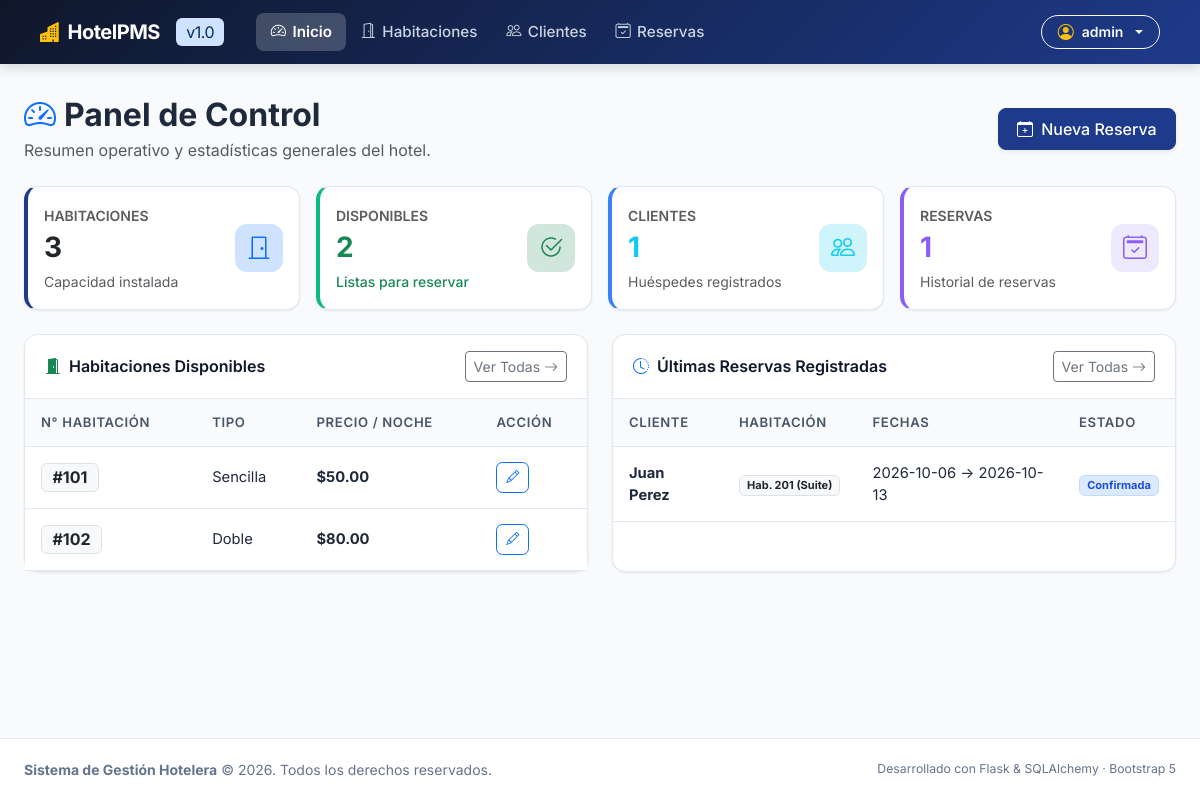
Page / (signed in) on the earlier database version.
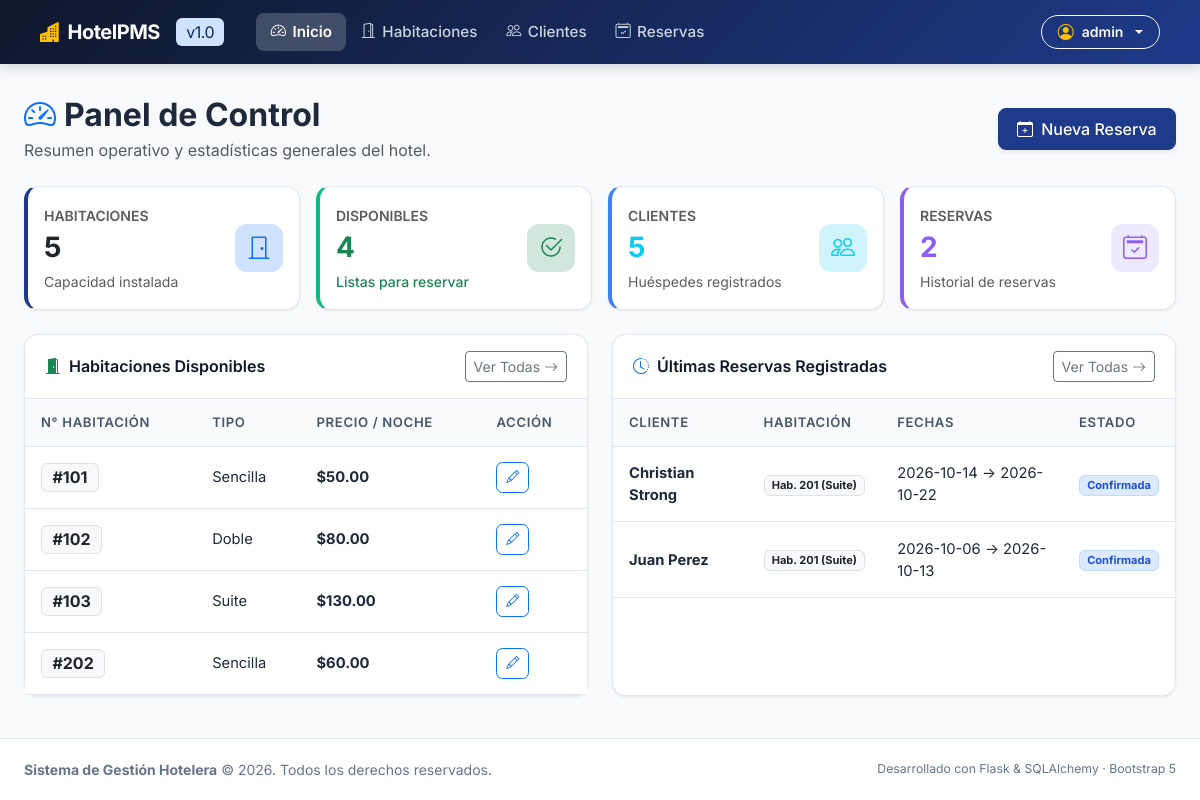
Same page on the later database version.
### app/models.py (models this page shows, shortened)
class Usuario(database.Model, UserMixin):
    __tablename__ = "usuarios"
    id: Mapped[int] = mapped_column(primary_key=True)
    username: Mapped[str] = mapped_column(String(50), unique=True, index=True)
    email: Mapped[str] = mapped_column(String(120), unique=True, index=True)
    password_hash: Mapped[str] = mapped_column(String(255))
    nombre_completo: Mapped[str | None] = mapped_column(String(100), default=None)
    rol: Mapped[str] = mapped_column(String(20), default="admin")
    fecha_creacion: Mapped[date] = mapped_column(default=date.today)

class Habitacion(database.Model):
    __tablename__ = "habitaciones"
    id: Mapped[int] = mapped_column(primary_key=True)
    numero_hab: Mapped[int] = mapped_column(unique=True)
    tipo_hab: Mapped[str] = mapped_column(String(50))
    precio_noche_hab: Mapped[float] = mapped_column()
    estado_hab: Mapped[str] = mapped_column(String(30), default="Disponible")

class Reserva(database.Model):
    __tablename__ = "reservas"
    id: Mapped[int] = mapped_column(primary_key=True)
    cliente_id: Mapped[int] = mapped_column(ForeignKey("clientes.id"))
    cliente: Mapped["Cliente"] = relationship("Cliente")
    habitacion_id: Mapped[int] = mapped_column(ForeignKey("habitaciones.id"))
    habitacion: Mapped["Habitacion"] = relationship("Habitacion")
    fecha_entrada: Mapped[date] = mapped_column()
    fecha_salida: Mapped[date] = mapped_column()
    estado: Mapped[str] = mapped_column(String(30), default="pendiente")

class Cliente(database.Model):
    __tablename__ = "clientes"
    id: Mapped[int] = mapped_column(primary_key=True)
    nombre: Mapped[str] = mapped_column(String(60))
    apellido: Mapped[str] = mapped_column(String(60))
    id_documento: Mapped[str] = mapped_column(String(30), unique=True)
    telefono: Mapped[str] = mapped_column(String(25))
    correo: Mapped[str] = mapped_column(String(120), unique=True)
    ciudad_residencia: Mapped[str | None] = mapped_column(String(80), nullable=True)
    pais_residencia: Mapped[str | None] = mapped_column(String(80), nullable=True)
    fecha_registro: Mapped[date] = mapped_column(default=date.today)

### app/routes.py (the view)
@aplicacion.route("/")
@login_required
def inicio():
    total_habitaciones = Habitacion.query.count()
    habitaciones_disponibles = Habitacion.query.filter_by(estado_hab="Disponible").count()
    total_clientes = Cliente.query.count()
    total_reservas = Reserva.query.count()
    lista_disponibles = Habitacion.query.filter_by(estado_hab="Disponible").limit(5).all()
    ultimas_reservas = Reserva.query.order_by(Reserva.id.desc()).limit(5).all()
    return render_template(
        "index.html",
        total_habitaciones=total_habitaciones,
        habitaciones_disponibles=habitaciones_disponibles,
        total_clientes=total_clientes,
        total_reservas=total_reservas,
        lista_disponibles=lista_disponibles,
        ultimas_reservas=ultimas_reservas
    )

### app/templates/index.html (shortened to what this page needs)
{% extends "base.html" %}
{% block content %}
<div class="row mb-4 align-items-center">
    <div class="col-md-8">
        <h2 class="fw-bold mb-1">
            <i class="bi bi-speedometer2 text-primary me-2"></i>Panel de Control
        </h2>
        <p class="text-muted mb-0">Resumen operativo y estadísticas generales del hotel.</p>
    </div>
    <div class="col-md-4 text-md-end mt-3 mt-md-0">
        <a href="{{ url_for('reservas') }}" class="btn btn-hotel-primary shadow-sm">
            <i class="bi bi-calendar-plus me-1"></i> Nueva Reserva
        </a>
    </div>
</div>
<div class="row g-3 mb-4">
    <div class="col-sm-6 col-xl-3">
        <div class="card card-hotel stat-card habitaciones h-100 p-3">
            <div class="d-flex align-items-center justify-content-between">
                <div>
                    <span class="text-muted small text-uppercase fw-semibold">Habitaciones</span>
                    <h3 class="fw-bold my-1 text-dark">{{ total_habitaciones }}</h3>
                    <span class="small text-muted">Capacidad instalada</span>
                </div>
                <div class="stat-icon bg-primary-subtle text-primary">
                    <i class="bi bi-door-closed"></i>
                </div>
            </div>
        </div>
    </div>
    <div class="col-sm-6 col-xl-3">
        <div class="card card-hotel stat-card disponible h-100 p-3">
            <div class="d-flex align-items-center justify-content-between">
                <div>
                    <span class="text-muted small text-uppercase fw-semibold">Disponibles</span>
                    <h3 class="fw-bold my-1 text-success">{{ habitaciones_disponibles }}</h3>
                    <span class="small text-success fw-medium">Listas para reservar</span>
                </div>
                <div class="stat-icon bg-success-subtle text-success">
                    <i class="bi bi-check2-circle"></i>
                </div>
            </div>
        </div>
    </div>
    <div class="col-sm-6 col-xl-3">
        <div class="card card-hotel stat-card clientes h-100 p-3">
            <div class="d-flex align-items-center justify-content-between">
                <div>
                    <span class="text-muted small text-uppercase fw-semibold">Clientes</span>
                    <h3 class="fw-bold my-1 text-info">{{ total_clientes }}</h3>
                    <span class="small text-muted">Huéspedes registrados</span>
                </div>
                <div class="stat-icon bg-info-subtle text-info">
                    <i class="bi bi-people"></i>
                </div>
            </div>
        </div>
    </div>
    <div class="col-sm-6 col-xl-3">
        <div class="card card-hotel stat-card reservas h-100 p-3">
            <div class="d-flex align-items-center justify-content-between">
                <div>
                    <span class="text-muted small text-uppercase fw-semibold">Reservas</span>
                    <h3 class="fw-bold my-1 text-purple" style="color: #8b5cf6;">{{ total_reservas }}</h3>
                    <span class="small text-muted">Historial de reservas</span>
                </div>
                <div class="stat-icon bg-purple-subtle text-purple" style="background-color: #ede9fe; color: #8b5cf6;">
                    <i class="bi bi-calendar2-check"></i>
                </div>
            </div>
        </div>
    </div>
</div>
<div class="row g-4 mb-4">
    <div class="col-lg-6">
        <div class="card card-hotel h-100">
            <div class="card-header">
                <span class="d-flex align-items-center gap-2">
                    <i class="bi bi-door-open-fill text-success"></i>
                    <span>Habitaciones Disponibles</span>
                </span>
                <a href="{{ url_for('habitaciones') }}" class="btn btn-sm btn-outline-secondary">
                    Ver Todas <i class="bi bi-arrow-right"></i>
                </a>
            </div>
            <div class="card-body p-0">
                <div class="table-responsive">
                    <table class="table table-hotel align-middle mb-0">
                        <thead>
                            <tr>
                                <th>N° Habitación</th>
                                <th>Tipo</th>
                                <th>Precio / Noche</th>
                                <th>Acción</th>
                            </tr>
                        </thead>
                        <tbody>
                            {% if lista_disponibles %}
                                {% for hab in lista_disponibles %}
                                <tr>
                                    <td>
                                        <span class="badge bg-light text-dark border fs-6">
                                            #{{ hab.numero_hab }}
                                        </span>
                                    </td>
                                    <td>{{ hab.tipo_hab }}</td>
                                    <td><strong>${{ "%.2f"|format(hab.precio_noche_hab) }}</strong></td>
                                    <td>
                                        <a href="{{ url_for('editar_habitacion', id=hab.id) }}" class="btn btn-outline-primary btn-sm btn-sm-action">
                                            <i class="bi bi-pencil"></i>
                                        </a>
                                    </td>
                                </tr>
                                {% endfor %}
                            {% else %}
                                <tr>
                                    <td colspan="4" class="text-center text-muted py-4">
                                        <i class="bi bi-info-circle me-1"></i> No hay habitaciones disponibles en este momento.
                                    </td>
                                </tr>
                            {% endif %}
                        </tbody>
                    </table>
                </div>
            </div>
        </div>
    </div>
    <div class="col-lg-6">
        <div class="card card-hotel h-100">
            <div class="card-header">
                <span class="d-flex align-items-center gap-2">
                    <i class="bi bi-clock-history text-primary"></i>
                    <span>Últimas Reservas Registradas</span>
                </span>
                <a href="{{ url_for('reservas') }}" class="btn btn-sm btn-outline-secondary">
                    Ver Todas <i class="bi bi-arrow-right"></i>
                </a>
            </div>
            <div class="card-body p-0">
                <div class="table-responsive">
                    <table class="table table-hotel align-middle mb-0">
                        <thead>
                            <tr>
                                <th>Cliente</th>
                                <th>Habitación</th>
                                <th>Fechas</th>
                                <th>Estado</th>
                            </tr>
                        </thead>
                        <tbody>
                            {% if ultimas_reservas %}
                                {% for res in ultimas_reservas %}
                                <tr>
                                    <td>
                                        {% if res.cliente %}
                                            <strong>{{ res.cliente.nombre }} {{ res.cliente.apellido }}</strong>
                                        {% else %}
                                            <span class="text-muted">N/D</span>
                                        {% endif %}
                                    </td>
                                    <td>
                                        {% if res.habitacion %}
                                            <span class="badge bg-light text-dark border">
                                                Hab. {{ res.habitacion.numero_hab }} ({{ res.habitacion.tipo_hab }})
                                            </span>
                                        {% else %}
                                            <span class="text-muted">N/D</span>
                                        {% endif %}
                                    </td>
                                    <td class="small">
                                        {{ res.fecha_entrada }} &rarr; {{ res.fecha_salida }}
                                    </td>
                                    <td>
                                        <span class="badge badge-{{ res.estado|lower }} text-capitalize">
                                            {{ res.estado }}
                                        </span>
                                    </td>
                                </tr>
                                {% endfor %}
                            {% else %}
                                <tr>
                                    <td colspan="4" class="text-center text-muted py-4">
                                        <i class="bi bi-calendar-x me-1"></i> No se han registrado reservas aún.
                                    </td>
                                </tr>
                            {% endif %}
                        </tbody>
                    </table>
                </div>
            </div>
        </div>
    </div>
</div>
{% endblock %}

### app/templates/base.html (shortened to what this page needs)
<!DOCTYPE html>
<html lang="es">
<head>
    <link href="https://cdn.jsdelivr.net/npm/bootstrap@5.3.3/dist/css/bootstrap.min.css" rel="stylesheet">
    <link rel="stylesheet" href="https://cdn.jsdelivr.net/npm/bootstrap-icons@1.11.3/font/bootstrap-icons.min.css">
    <link rel="stylesheet" href="{{ url_for('static', filename='style.css') }}">
</head>
<body>
    <nav class="navbar navbar-expand-lg navbar-dark navbar-hotel sticky-top">
        <div class="container-fluid px-lg-4">
            <a class="navbar-brand" href="{{ url_for('inicio') }}">
                <i class="bi bi-buildings-fill text-warning"></i>
                <span>HotelPMS</span>
                <span class="badge bg-primary-subtle text-primary-emphasis ms-2 fs-6 fw-normal d-none d-sm-inline">v1.0</span>
            </a>
            <div class="collapse navbar-collapse" id="navMenu">
                <ul class="navbar-nav me-auto mb-2 mb-lg-0 ms-lg-3">
                    <li class="nav-item">
                        <a class="nav-link {% if request.endpoint == 'inicio' %}active{% endif %}" href="{{ url_for('inicio') }}">
                            <i class="bi bi-speedometer2"></i> Inicio
                        </a>
                    </li>
                    <li class="nav-item">
                        <a class="nav-link {% if request.endpoint and 'habitacion' in request.endpoint %}active{% endif %}" href="{{ url_for('habitaciones') }}">
                            <i class="bi bi-door-open"></i> Habitaciones
                        </a>
                    </li>
                    <li class="nav-item">
                        <a class="nav-link {% if request.endpoint and 'cliente' in request.endpoint %}active{% endif %}" href="{{ url_for('clientes') }}">
                            <i class="bi bi-people"></i> Clientes
                        </a>
                    </li>
                    <li class="nav-item">
                        <a class="nav-link {% if request.endpoint and 'reserva' in request.endpoint %}active{% endif %}" href="{{ url_for('reservas') }}">
                            <i class="bi bi-calendar2-check"></i> Reservas
                        </a>
                    </li>
                </ul>
                <div class="d-flex align-items-center gap-2">
                    {% if current_user.is_authenticated %}
                        <div class="dropdown">
                            <button class="btn btn-sm btn-outline-light dropdown-toggle d-flex align-items-center gap-2 py-1 px-3 rounded-pill" type="button" data-bs-toggle="dropdown" aria-expanded="false">
                                <i class="bi bi-person-circle text-warning fs-6"></i>
                                <span class="fw-semibold">{{ current_user.username }}</span>
                            </button>
                        </div>
                    {% endif %}
                </div>
            </div>
        </div>
    </nav>
    <main class="container-fluid px-lg-4 my-3 flex-grow-1">
        {% block content %}{% endblock %}
    </main>
    <footer class="footer-hotel">
        <div class="container-fluid px-lg-4 d-flex flex-column flex-sm-row justify-content-between align-items-center gap-2">
            <div>
                <strong>Sistema de Gestión Hotelera</strong> &copy; 2026. Todos los derechos reservados.
            </div>
            <div class="small">
                Desarrollado con Flask & SQLAlchemy &middot; Bootstrap 5
            </div>
        </div>
    </footer>
</body>
</html>

Differences in the rows shown:
added Habitacion: numero_hab "103", tipo_hab "Suite", precio_noche_hab "130.00"
added Habitacion: numero_hab "202", tipo_hab "Sencilla", precio_noche_hab "60.00"
added Reserva: cliente.nombre "Christian", cliente.apellido "Strong", habitacion.numero_hab "201", habitacion.tipo_hab "Suite", fecha_entrada "2026-10-14", fecha_salida "2026-10-22", estado "Confirmada"
Other differences:
{{ total_habitaciones }}: "3" → "5"
{{ habitaciones_disponibles }}: "2" → "4"
{{ total_clientes }}: "1" → "5"
{{ total_reservas }}: "1" → "2"
